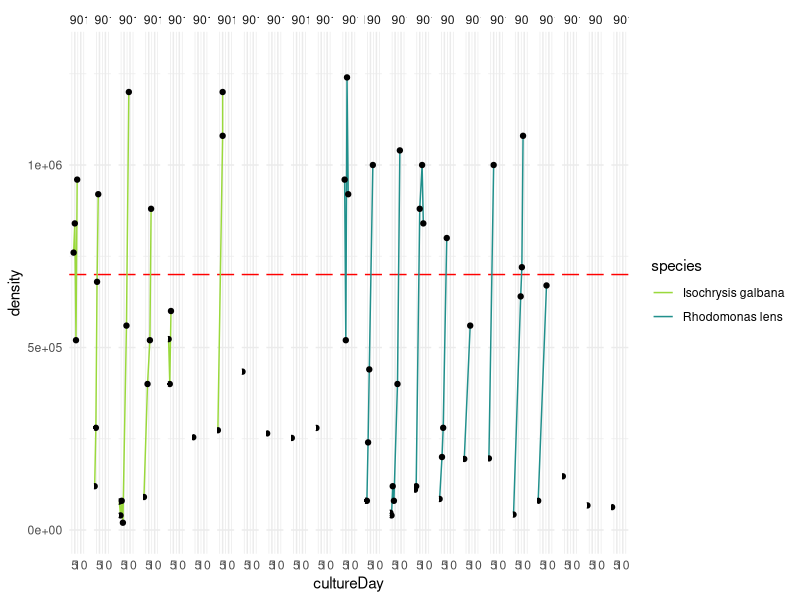

Reproduce this figure in R.
###################################################################################
#                                                                                ##
# Algal Culture                                                                  ##
# Data are current as of 2019-01-15                                              ##
# Data source: Oregon Institute of Marine Biology                                ##
# R code prepared by Ross Whippo                                                 ##
# Last updated 2019-01-15                                                        ##
#                                                                                ##
###################################################################################

# SUMMARY:
# Code to visualize and analyse algal cultures grown to feed larval Strongylocentrotus
# purpuratus for Ross Whippo's winter 2019 lab rotation with Richard Emlet.

# Required Files (check that script is loading latest version):
# Algal-Culture-Log.csv

# Associated Scripts:
# None

# TO DO

###################################################################################
# TABLE OF CONTENTS                                                               #
#                                                                                 #
# RECENT CHANGES TO SCRIPT                                                        #
# LOAD PACKAGES                                                                   #
# READ IN AND PREPARE DATA                                                        #
# MANIPULATE DATA                                                                 #   
#                                                                                 #
###################################################################################

###################################################################################
# RECENT CHANGES TO SCRIPT                                                        #
###################################################################################

# 2019-01-15 Script created.

###################################################################################
# LOAD PACKAGES                                                                   #
###################################################################################

library(tidyverse)
library(ggplot2)
library(viridis)

###################################################################################
# READ IN AND PREPARE DATA                                                        #
###################################################################################

algal_culture <- read.csv("Algal-Culture-Log.csv")

str(algal_culture)

###################################################################################
# MANIPULATE DATA                                                                 #
###################################################################################

ggplot(data = algal_culture, aes(x = cultureDay, y = density)) +
  geom_hline(yintercept = 700000, color = "red") +
  geom_line(aes(color = species)) +
  geom_point() +
  facet_grid(~cultureID) +
  ylim(0,1300000) +
  scale_color_viridis(discrete = TRUE, option = "D", begin = 0.85, end = 0.5) +
  theme_minimal() 
  

############### SUBSECTION HERE

#####
#<<<<<<<<<<<<<<<<<<<<<<<<<<END OF SCRIPT>>>>>>>>>>>>>>>>>>>>>>>>#